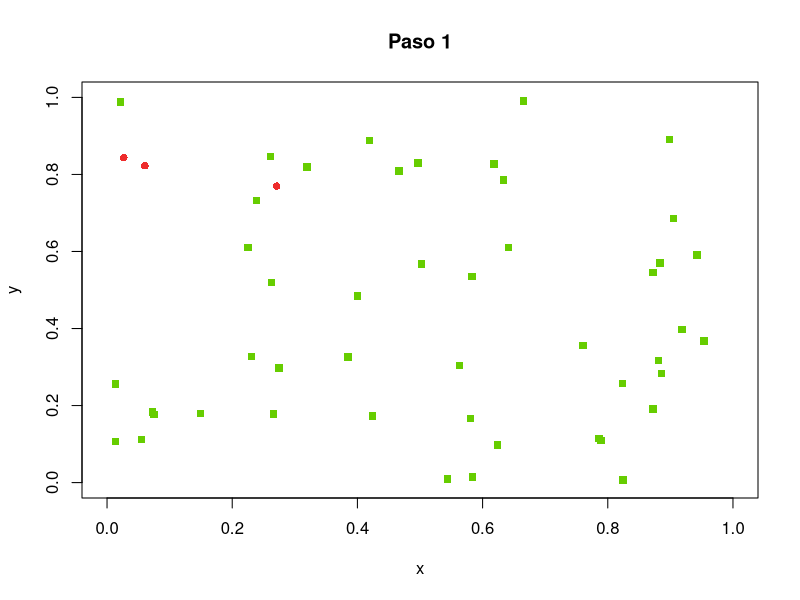
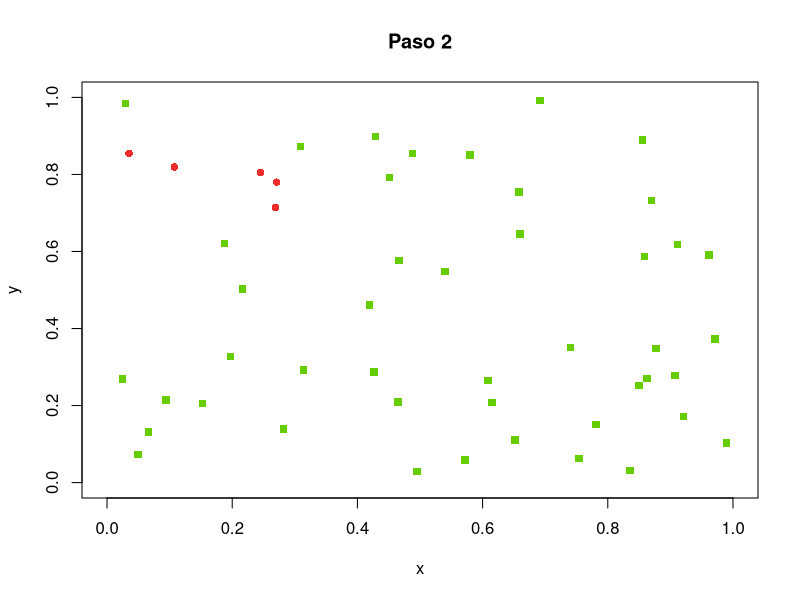
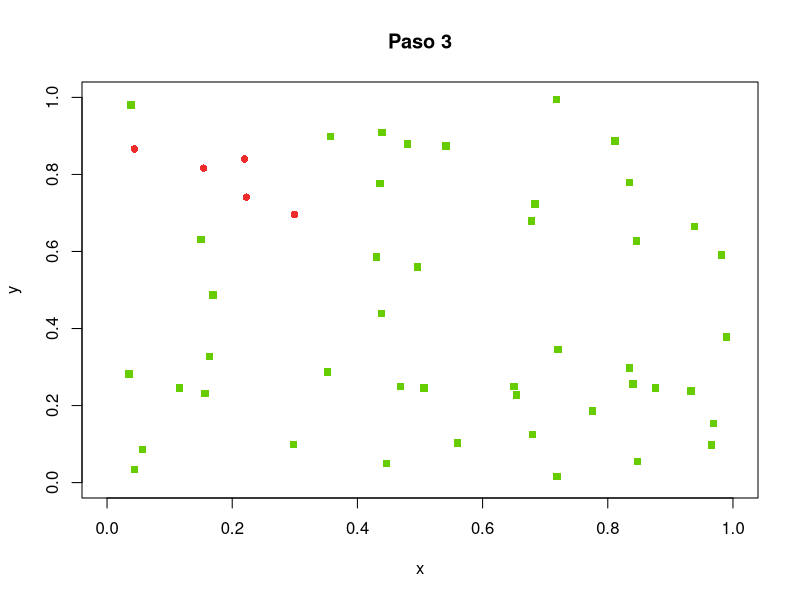
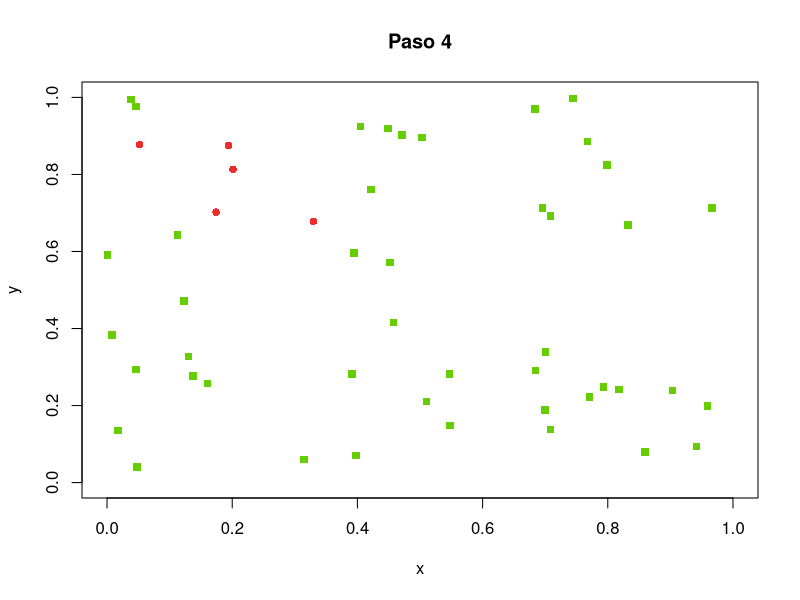
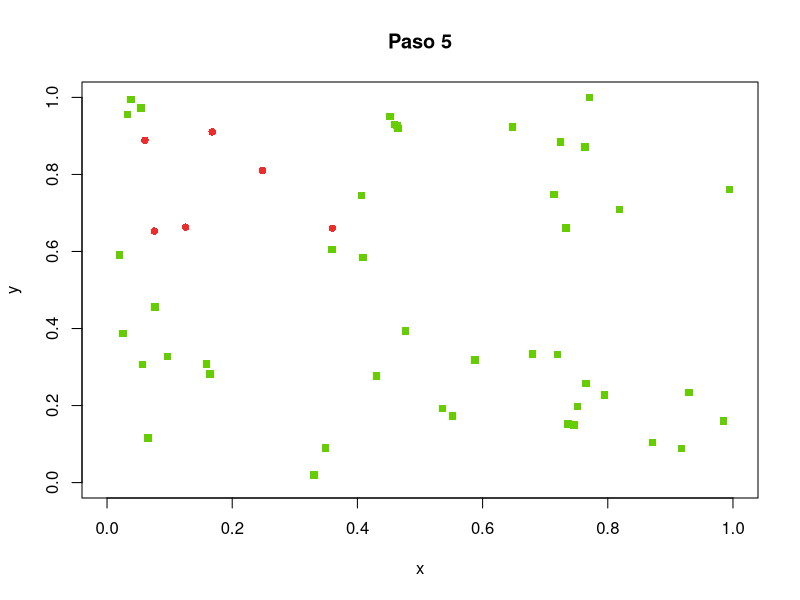
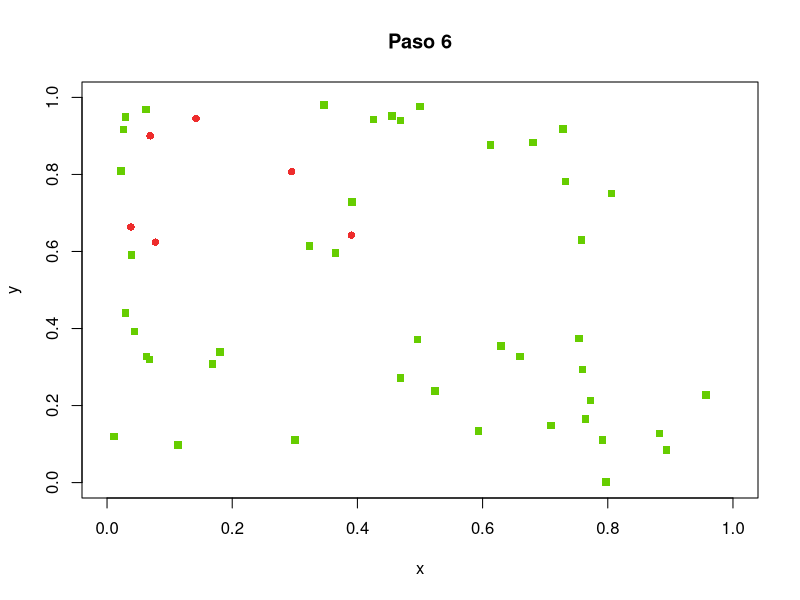
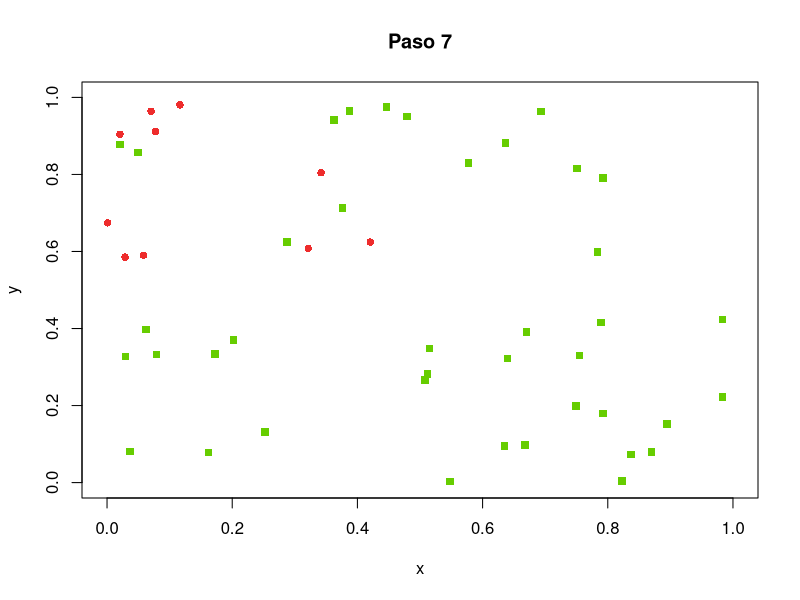
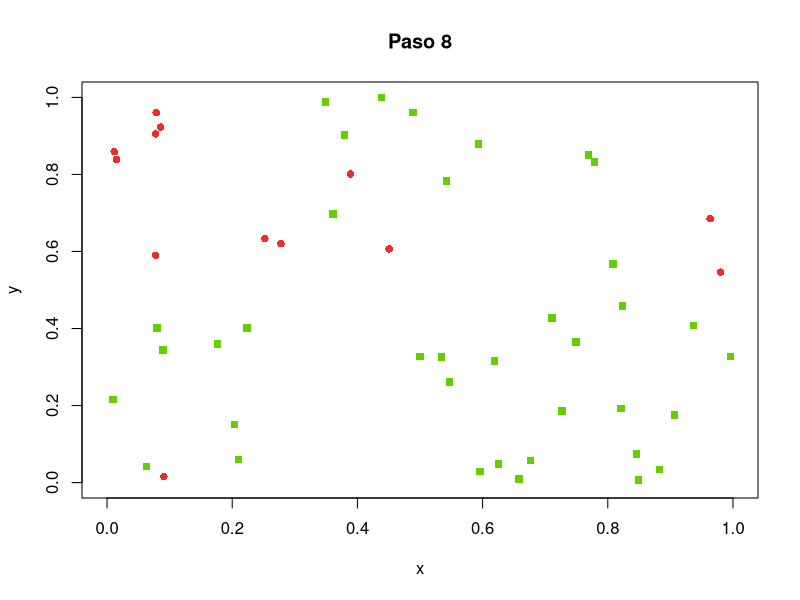

These charts were generated, in order, by the following R code:
l <- 1
n <- 50
pi <- 0.05
v <- l / 20
agentes <- data.frame(x = double(), y = double(), dx = double(), dy = double(), estado  = character())
for (i in 1:n) {
  e <- "S"
  if (runif(1) < pi) {
    e <- "I"
  }
  agentes <- rbind(agentes, data.frame(x = runif(1, 0, l), y = runif(1, 0, l),
                                       dx = runif(1, -v, v), dy = runif(1, -v, v),
                                       estado = e))
  levels(agentes$estado) <- c("S", "I", "R")
}
epidemia <- integer()
r <- 0.1
tmax <- 30
digitos <- floor(log(tmax, 10)) + 1
for (tiempo in 1:tmax) {
  infectados <- dim(agentes[agentes$estado == "I",])[1]
  epidemia <- c(epidemia, infectados)
  if (infectados == 0) {
    break
  }
  contagios <- rep(FALSE, n)
  for (i in 1:n) { # posibles contagios
    a1 <- agentes[i, ]
    if (a1$estado == "I") { # desde los infectados
      for (j in 1:n) {
        if (!contagios[j]) { # aun sin contagio
          a2 <- agentes[j, ]
          if (a2$estado == "S") { # hacia los susceptibles
            dx <- a1$x - a2$x
            dy <- a1$y - a2$y
            d <- sqrt(dx^2 + dy^2)
            if (d < r) { # umbral
              p <- (r - d) / r
              if (runif(1) < p) {
                contagios[j] <- TRUE
              }
            }
          }
        }
      }
    }
  }
  for (i in 1:n) { # movimientos
    a <- agentes[i, ]
    if (contagios[i]) {
      a$estado <- "I"
    }
    a$x <- a$x + a$dx
    a$y <- a$y + a$dy
    if (a$x > l) {
      a$x <- a$x - l
    }
    if (a$y > l) {
      a$y <- a$y - l
    }
    if (a$x < 0) {
      a$x <- a$x + l
    }
    if (a$y < 0) {
      a$y <- a$y + l
    }
    agentes[i, ] <- a
  }
  aS <- agentes[agentes$estado == "S",]
  aI <- agentes[agentes$estado == "I",]
  aR <- agentes[agentes$estado == "R",]
  tl <- paste(tiempo, "", sep="")
  while (nchar(tl) < digitos) {
    tl <- paste("0", tl, sep="")
  }
  salida <- paste("p6_t", tl, ".png", sep="")
  tiempo <- paste("Paso", tiempo)
  png(salida)
  plot(l, type="n", main=tiempo, xlim=c(0, l), ylim=c(0, l), xlab="x", ylab="y")
  if (dim(aS)[1] > 0) {
    points(aS$x, aS$y, pch=15, col="chartreuse3", bg="chartreuse3")
  }
  if (dim(aI)[1] > 0) {
    points(aI$x, aI$y, pch=16, col="firebrick2", bg="firebrick2")
  }
  if (dim(aR)[1] > 0) {
    points(aR$x, aR$y, pch=17, col="goldenrod", bg="goldenrod")
  }
  graphics.off()
}
cat(epidemia, "\n")